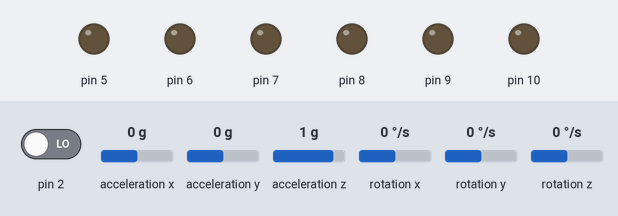
A sketch run on a simulated Arduino Uno, built with avr-gcc and run on an emulated ATmega328P. Parts: output pins drawn as LEDs (lit = HIGH). The inputs (shaded band) are chosen by the test bench; at power-on: pin 2 LOW, acceleration x 0 g, acceleration y 0 g, acceleration z 1 g, rotation x 0 °/s, rotation y 0 °/s, rotation z 0 °/s. The sensor or clock chip raises its interrupt line as the real part does; what the sketch prints to the serial monitor is not drawn.

Above: at 0.1 s.
At 0.6 s:
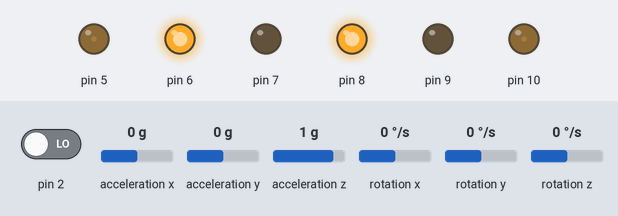
Timing chart, 0 to 2.1 s (numbered marks = the images above):
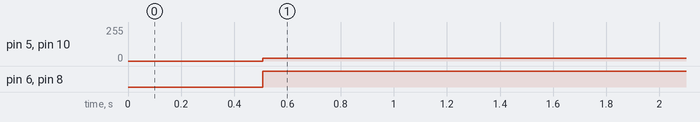

Measured:
- by itself, pin 5, pin 10: 0/255 → 20/255 at 0.51 s
- by itself, pin 6, pin 8: LOW → HIGH at 0.51 s

The sketch:

self-balaning-robot.ino
```cpp
#include <PID_v1.h>
#include <LMotorController.h>
#include "I2Cdev.h"
#include "MPU6050_6Axis_MotionApps20.h"

#if I2CDEV_IMPLEMENTATION == I2CDEV_ARDUINO_WIRE
  #include "Wire.h"
#endif

// ================= USER OPTIONS =================

// log angle/PID to Serial Plotter
#define LOG_INPUT        1
#define MANUAL_TUNING    0
#define MOVE_BACK_FORTH  0

// minimum PWM so your yellow gear motors actually move
#define MIN_ABS_SPEED 20

// Motor direction (flip if it accelerates the fall)
const int MOTOR_DIRECTION = -1;   // try 1 or -1

// =================================================
// ================   MPU 6050   ===================

MPU6050 mpu;

// MPU control/status vars
bool     dmpReady    = false;
uint8_t  mpuIntStatus;
uint8_t  devStatus;
uint16_t packetSize;
uint16_t fifoCount;
uint8_t  fifoBuffer[64];

// orientation/motion vars
Quaternion q;
VectorFloat gravity;
float ypr[3];

// =================================================
// ===================== PID =======================

double originalSetpoint = 137.065;   // your measured balance angle
double setpoint         = originalSetpoint;
double movingAngleOffset = 0.3;      // for MOVE_BACK_FORTH mode

double input  = 0;   // current angle
double output = 0;   // PID output
int    moveState = 0;

// Auto-balance state: only drive motors when near upright
bool   balancingEnabled = false;
const double START_ANGLE_WINDOW = 6.0;   // start balancing if |error| < 6°
const double STOP_ANGLE_WINDOW  = 25.0;  // stop if |error| > 25°

#if MANUAL_TUNING
  double kp, ki, kd;
  double prevKp, prevKi, prevKd;
  PID pid(&input, &output, &setpoint, 0, 0, 0, DIRECT);
#else
  // Reasonable starting values for your tall, light chassis
  PID pid(&input, &output, &setpoint, 45.0, 0.7, 3.5, DIRECT);
#endif

// =================================================
// ============== MOTOR CONTROLLER =================

int ENA = 5;
int IN1 = 6;
int IN2 = 7;
int IN3 = 8;
int IN4 = 9;
int ENB = 10;

// both sides same power for now
LMotorController motorController(ENA, IN1, IN2, ENB, IN3, IN4,
                                 1.0,   // left factor
                                 1.0);  // right factor

// =================================================
// ==================== TIMERS =====================

long time1Hz = 0;
long time5Hz = 0;

// =================================================
// ================== INTERRUPT ====================

volatile bool mpuInterrupt = false;
void dmpDataReady() { mpuInterrupt = true; }

// =================================================
// ===================== SETUP =====================

void setup() {
  // I2C
  #if I2CDEV_IMPLEMENTATION == I2CDEV_ARDUINO_WIRE
    Wire.begin();
    TWBR = 24; // 400kHz I2C clock (200kHz if CPU is 8MHz)
  #elif I2CDEV_IMPLEMENTATION == I2CDEV_BUILTIN_FASTWIRE
    Fastwire::setup(400, true);
  #endif

  Serial.begin(115200);
  while (!Serial);

  Serial.println(F("Initializing I2C devices..."));
  mpu.initialize();

  Serial.println(F("Testing device connections..."));
  Serial.println(mpu.testConnection()
                 ? F("MPU6050 connection successful")
                 : F("MPU6050 connection failed"));

  Serial.println(F("Initializing DMP..."));
  devStatus = mpu.dmpInitialize();

  // === YOUR CALIBRATION OFFSETS ===
  mpu.setXAccelOffset(-16788);
  mpu.setYAccelOffset(605);
  mpu.setZAccelOffset(6661);
  mpu.setXGyroOffset(-175);
  mpu.setYGyroOffset(-298);
  mpu.setZGyroOffset(151);

  if (devStatus == 0) {
    Serial.println(F("Enabling DMP..."));
    mpu.setDMPEnabled(true);

    Serial.println(F("Enabling interrupt detection (INT 0)..."));
    attachInterrupt(0, dmpDataReady, RISING);
    mpuIntStatus = mpu.getIntStatus();

    Serial.println(F("DMP ready! Waiting for first interrupt..."));
    dmpReady  = true;
    packetSize = mpu.dmpGetFIFOPacketSize();

    // PID setup
    pid.SetMode(AUTOMATIC);
    pid.SetSampleTime(10);            // 10 ms loop
    pid.SetOutputLimits(-180, 180);   // motor command range
  } else {
    Serial.print(F("DMP Initialization failed (code "));
    Serial.print(devStatus);
    Serial.println(F(")"));
  }
}

// =================================================
// ====================== LOOP =====================

void loop() {
  if (!dmpReady) return;

  // while waiting for a fresh DMP packet, run PID using last angle
  while (!mpuInterrupt && fifoCount < packetSize) {

    if (balancingEnabled) {
      pid.Compute();
      motorController.move(MOTOR_DIRECTION * output, MIN_ABS_SPEED);
    } else {
      // keep motors stopped when not balancing
      motorController.move(0, MIN_ABS_SPEED);
      output = 0;
    }

    unsigned long currentMillis = millis();

    if (currentMillis - time1Hz >= 1000) {
      loopAt1Hz();
      time1Hz = currentMillis;
    }

    if (currentMillis - time5Hz >= 5000) {
      loopAt5Hz();
      time5Hz = currentMillis;
    }
  }

  // got an interrupt; read fresh DMP data
  mpuInterrupt = false;
  mpuIntStatus = mpu.getIntStatus();
  fifoCount    = mpu.getFIFOCount();

  if ((mpuIntStatus & 0x10) || fifoCount == 1024) {
    mpu.resetFIFO();
    Serial.println(F("FIFO overflow!"));
  } else if (mpuIntStatus & 0x02) {

    while (fifoCount < packetSize) fifoCount = mpu.getFIFOCount();
    mpu.getFIFOBytes(fifoBuffer, packetSize);
    fifoCount -= packetSize;

    mpu.dmpGetQuaternion(&q, fifoBuffer);
    mpu.dmpGetGravity(&gravity, &q);
    mpu.dmpGetYawPitchRoll(ypr, &q, &gravity);

    // pitch in degrees, shifted to [0,360)
    input = ypr[1] * 180.0 / M_PI + 180.0;

    // --------- AUTO START/STOP BALANCING ----------
    double angleError = input - setpoint;
    double absError   = fabs(angleError);

    if (!balancingEnabled) {
      if (absError < START_ANGLE_WINDOW) {
        balancingEnabled = true;   // close enough: start balancing
      }
    } else {
      if (absError > STOP_ANGLE_WINDOW) {
        balancingEnabled = false;  // tipped too far: stop motors
      }
    }

    // ------- OPTIONAL LOGGING FOR SERIAL PLOTTER ----
    #if LOG_INPUT
      Serial.print("angle:");
      Serial.print(input);
      Serial.print('\t');

      Serial.print("setpoint:");
      Serial.print(setpoint);
      Serial.print('\t');

      Serial.print("output:");
      Serial.print(output);
      Serial.print('\t');

      Serial.print("bal:");
      Serial.println(balancingEnabled ? 1 : 0);
    #endif
  }
}

// =================================================
// =======   LOW-FREQUENCY SERVICE LOOPS   =========

void loopAt1Hz() {
  #if MANUAL_TUNING
    setPIDTuningValues();
  #endif
}

void loopAt5Hz() {
  #if MOVE_BACK_FORTH
    moveBackForth();
  #endif
}

// Move a little back/forth by shifting setpoint (disabled by default)
void moveBackForth() {
  moveState++;
  if (moveState > 2) moveState = 0;

  if (moveState == 0)
    setpoint = originalSetpoint;
  else if (moveState == 1)
    setpoint = originalSetpoint - movingAngleOffset;
  else
    setpoint = originalSetpoint + movingAngleOffset;
}

// =================================================
// ======== POT-BASED PID TUNING (OPTIONAL) ========

#if MANUAL_TUNING
void setPIDTuningValues() {
  readPIDTuningValues();
  if (kp != prevKp || ki != prevKi || kd != prevKd) {
    #if LOG_PID_CONSTANTS
      Serial.print(kp); Serial.print(", ");
      Serial.print(ki); Serial.print(", ");
      Serial.println(kd);
    #endif
    pid.SetTunings(kp, ki, kd);
    prevKp = kp; prevKi = ki; prevKd = kd;
  }
}

void readPIDTuningValues() {
  int potKp = analogRead(A0);
  int potKi = analogRead(A1);
  int potKd = analogRead(A2);

  kp = map(potKp, 0, 1023, 0, 25000)  / 100.0;  // 0–250
  ki = map(potKi, 0, 1023, 0, 100000) / 100.0;  // 0–1000
  kd = map(potKd, 0, 1023, 0, 500)    / 100.0;  // 0–5
}
#endif
```
